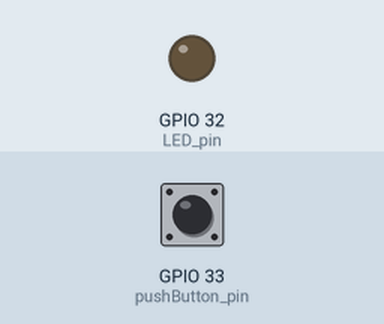
Bench run of a sketch on a simulated ESP32. Parts: output pins drawn as LEDs (lit = HIGH). Inputs (shaded band) come from the test bench; at power-on: GPIO 33 (pushButton_pin) HIGH.

Above: at 1.2 s.
1.3 s: GPIO 33 (pushButton_pin) pulled LOW for 0.15 s
At 2.6 s:
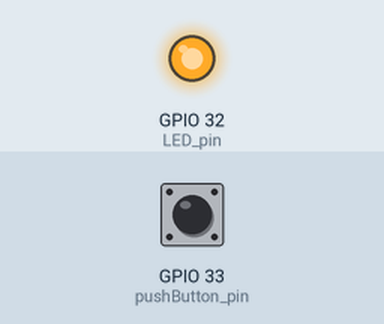
2.9 s: GPIO 33 (pushButton_pin) pulled LOW for 1 s
At 5.1 s:
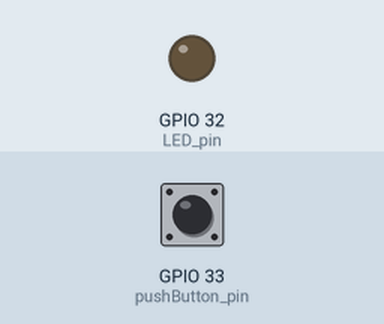
5.4 s: GPIO 33 (pushButton_pin) pulled LOW for 3.2 s
At 8.9 s:
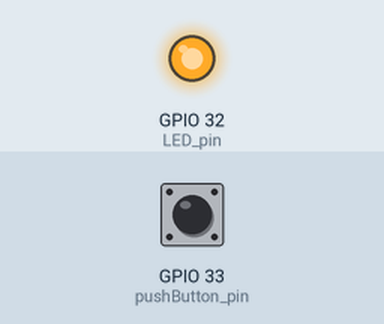
Timing chart, 0 to 10.4 s (numbered marks = the images above; inputs shaded):
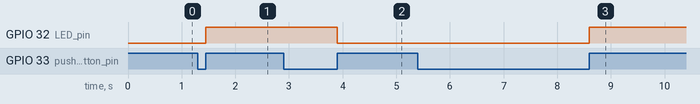

The sketch:

ESP32_Interrupts.ino
```cpp
#define pushButton_pin   33
#define LED_pin   32
void IRAM_ATTR toggleLED()
{
  digitalWrite(LED_pin, !digitalRead(LED_pin));
}
void setup()
{
  pinMode(LED_pin, OUTPUT);
  pinMode(pushButton_pin, INPUT_PULLUP);
  attachInterrupt(pushButton_pin, toggleLED, RISING);
}
void loop()
{
}
```

Measured:
- after the input at 1.3 s, GPIO 32 (LED_pin): LOW → HIGH after 0.15 s
- after the input at 2.9 s, GPIO 32 (LED_pin): HIGH → LOW after 1.0 s
- after the input at 5.4 s, GPIO 32 (LED_pin): LOW → HIGH after 3.2 s
